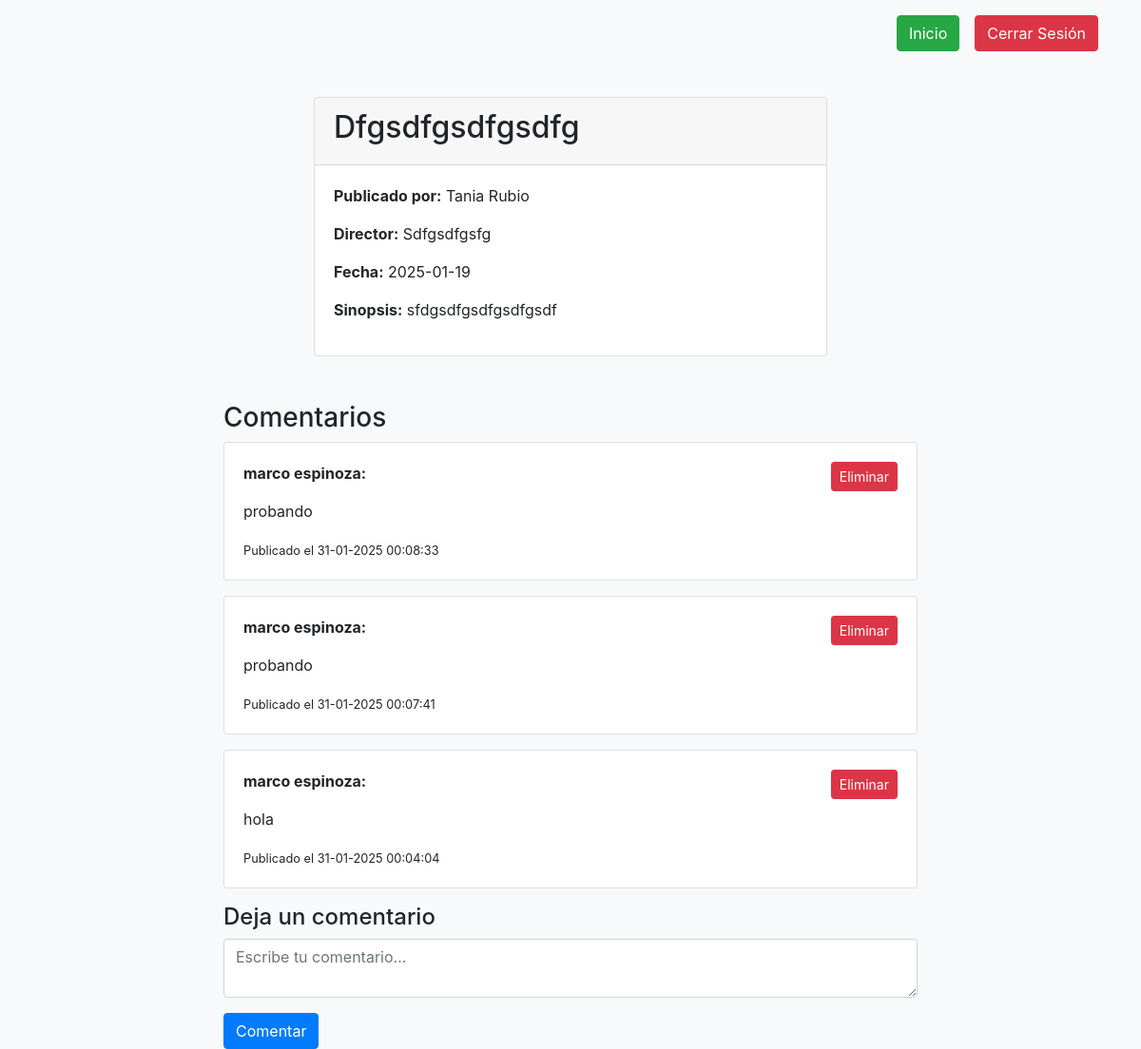
/cine/4 (signed in), run on the app's committed database.
### models.py (models this page shows)
class Pelicula(db.Model):
    id_pelicula = db.Column(db.Integer, primary_key=True)
    titulo = db.Column(db.String(100), nullable=False)
    director = db.Column(db.String(50), nullable=False)
    fecha_estreno = db.Column(db.String(15), unique=True, nullable=False)
    sinopsis = db.Column(db.Text, nullable=False)
    id_usuario = db.Column(db.Integer, db.ForeignKey('usuario.id'), nullable=False)

class Usuario(db.Model):
    id = db.Column(db.Integer, primary_key=True)
    nombre = db.Column(db.String(50), nullable=False)
    apellido = db.Column(db.String(50), nullable=False)
    email = db.Column(db.String(100), unique=True, nullable=False)
    contrasena = db.Column(db.String(200), nullable=False)
    peliculas = db.relationship('Pelicula', backref='usuario', lazy=True)

class Comentario(db.Model):
    id = db.Column(db.Integer, primary_key=True)
    contenido = db.Column(db.Text, nullable=False)
    fecha = db.Column(db.String(15), unique=True, nullable=False)
    id_usuario = db.Column(db.Integer, db.ForeignKey('usuario.id'), nullable=False)
    id_pelicula = db.Column(db.Integer, db.ForeignKey('pelicula.id_pelicula'), nullable=False)
    usuario = db.relationship('Usuario', backref='comentarios', lazy=True)
    pelicula = db.relationship('Pelicula', backref='comentarios', lazy=True)

### app.py (the view)
@app.route('/cine/<int:id>', methods=['GET', 'POST'])
def ver_pelicula(id):
    pelicula = Pelicula.query.get_or_404(id)
    usuario = Usuario.query.get_or_404(pelicula.id_usuario)
    comentarios = Comentario.query.filter_by(id_pelicula=id).order_by(Comentario.fecha.desc()).all()
    if 'usuario' in session:
        if session['usuario']['id'] != pelicula.id_usuario:
            if request.method == 'POST':
                contenido = request.form['contenido']
                fecha = datetime.datetime.now().strftime('%d-%m-%Y %H:%M:%S')
                comentario = Comentario(contenido=contenido, fecha=fecha, id_usuario=session['usuario']['id'], id_pelicula=id)
                db.session.add(comentario)
                db.session.commit()
                flash('Comentario publicado con éxito.', 'success')
                return redirect(url_for('ver_pelicula', id=id))
        else:
            flash('No puedes comentar en tu propia película.', 'warning')
    return render_template('ver_pelicula.html', pelicula=pelicula, usuario=usuario, comentarios=comentarios)

### templates/ver_pelicula.html (shortened to what this page needs)
<!DOCTYPE html>
<html lang="es">
<head>
    <link rel="stylesheet" href="https://stackpath.bootstrapcdn.com/bootstrap/4.5.2/css/bootstrap.min.css">
</head>
<body class="bg-light">
<div class="container mt-3">
    <div class="row">
        <div class="col-6">
        </div>
        <div class="col-6 d-flex justify-content-end align-items-center">
            <a href="{{ url_for('cine') }}" class="btn btn-success me-2" style="margin-right:1rem;">Inicio</a>
            <a href="{{ url_for('cerrar_sesion') }}" class="btn btn-danger">Cerrar Sesión</a>
        </div>
    </div>
</div>
<div class="container mt-5">
    <div class="row justify-content-center">
        <div class="col-6">
            <div class="card">
                <div class="card-header">
                    <h2>{{ pelicula.titulo | title }}</h2>
                </div>
                <div class="card-body">
                    <p><strong>Publicado por:</strong> {{ usuario.nombre | title }} {{ usuario.apellido | title }}</p>
                    <p><strong>Director:</strong> {{ pelicula.director | title }}</p>
                    <p><strong>Fecha:</strong> {{ pelicula.fecha_estreno }}</p>
                    <p><strong>Sinopsis:</strong> {{ pelicula.sinopsis }}</p>
                </div>
            </div>
        </div>
    </div>
</div>
<div class="container mt-5">
    <div class="row justify-content-center">
        <div class="col-8">
            <h3>Comentarios</h3>
            {% for comentario in comentarios %}
                <div class="card mb-3">
                    <div class="card-body">
                        {% if 'usuario' in session and session['usuario']['id'] == comentario.id_usuario %}
                            <button class="btn btn-danger btn-sm float-right" data-toggle="modal" data-target="#confirmDeleteModal{{ comentario.id }}">
                                Eliminar
                            </button>
                        {% endif %}
                        <p><strong>{{ comentario.usuario.nombre }} {{ comentario.usuario.apellido }}:</strong></p>
                        <p>{{ comentario.contenido }}</p>
                        <small>Publicado el {{ comentario.fecha }}</small>
                    </div>
                </div>
            {% else %}
                <p>No hay comentarios aún. Sé el primero en comentar.</p>
            {% endfor %}
            {% if 'usuario' in session and session['usuario']['id'] != pelicula.id_usuario %}
                <h4>Deja un comentario</h4>
                <form method="POST">
                    <textarea name="contenido" class="form-control" required placeholder="Escribe tu comentario..."></textarea>
                    <button type="submit" class="btn btn-primary mt-3">Comentar</button>
                </form>
            {% else %}
                <p>No puedes comentar en tu propia película.</p>
            {% endif %}
        </div>
    </div>
</div>
</body>
</html>

### data on the page
Pelicula: titulo "Dfgsdfgsdfgsdfg", director "Sdfgsdfgsfg", fecha_estreno "2025-01-19", sinopsis "sfdgsdfgsdfgsdfgsdf"
Usuario: nombre "Tania", apellido "Rubio"
Comentario: usuario.nombre "marco", usuario.apellido "espinoza", contenido "probando", fecha "31-01-2025 00:08:33"
Comentario: usuario.nombre "marco", usuario.apellido "espinoza", contenido "probando", fecha "31-01-2025 00:07:41"
Comentario: usuario.nombre "marco", usuario.apellido "espinoza", contenido "hola", fecha "31-01-2025 00:04:04"
